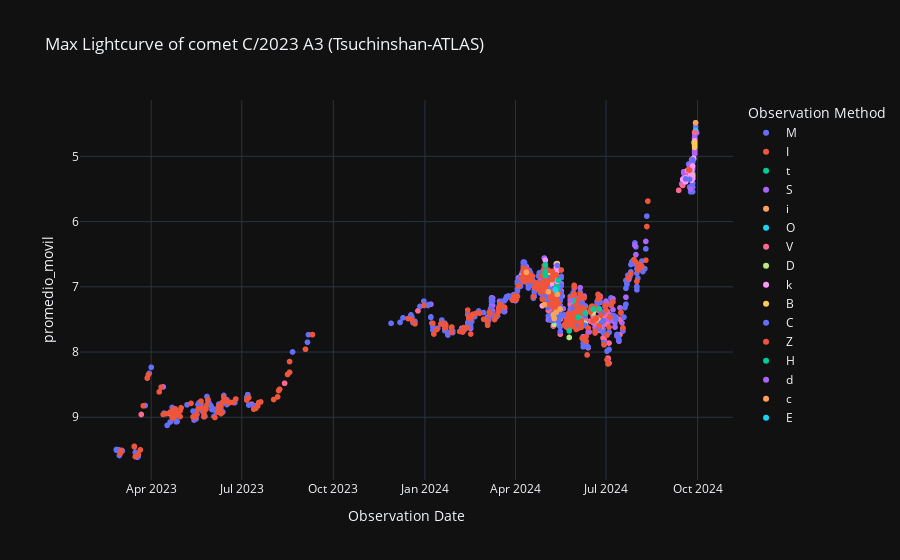

The code cell stored with this chart in its notebook:
### Code cell
# Curva de luz reducida
labels = {'obs_date':'Observation Date','magnitud_reducida':'Max apparent total magnitude reduced', 'obs_method_key' : 'Observation Method'}
fig = px.scatter(curva_de_luz_promediada_df, x='obs_date', y='promedio_movil', color='obs_method_key', template= 'plotly_dark', labels= labels, title=f'Max Lightcurve of comet {nombre_cometa} (Tsuchinshan-ATLAS)')
fig.update_yaxes(autorange="reversed")
fig.show()

### Figure 1 — Plotly figure (JSON) as saved in the notebook; plotly's stock layout.template omitted (floating-point values rounded to 4 significant figures; data arrays with more than 128 entries replaced by an {"elided": "..."} marker saying what was removed)
{"data": [{"hovertemplate": "Observation Method=M<br>Observation Date=%{x}<br>promedio_movil=%{y}<extra></extra>", "legendgroup": "M", "marker": {"color": "#636efa", "symbol": "circle"}, "mode": "markers", "name": "M", "showlegend": true, "type": "scattergl", "x": {"elided": "225 str values"}, "xaxis": "x", "y": {"elided": "225 float values"}, "yaxis": "y"}, {"hovertemplate": "Observation Method=I<br>Observation Date=%{x}<br>promedio_movil=%{y}<extra></extra>", "legendgroup": "I", "marker": {"color": "#EF553B", "symbol": "circle"}, "mode": "markers", "name": "I", "showlegend": true, "type": "scattergl", "x": ["2024-09-30T00:00:00", "2024-09-30T00:00:00", "2024-09-29T00:00:00", "2024-09-29T00:00:00", "2024-09-28T00:00:00", "2024-09-28T00:00:00", "2024-09-28T00:00:00", "2024-09-28T00:00:00", "2024-09-28T00:00:00", "2024-09-25T00:00:00", "2024-09-25T00:00:00", "2024-09-25T00:00:00", "2024-09-23T00:00:00", "2024-09-23T00:00:00", "2024-09-22T00:00:00", "2024-09-21T00:00:00"], "xaxis": "x", "y": [null, null, 4.627, 4.602, 4.717, 4.904, 4.932, 4.847, 4.932, 5.052, 5.194, 5.266, 5.159, 5.354, 5.213, 5.235], "yaxis": "y"}, {"hovertemplate": "Observation Method=t<br>Observation Date=%{x}<br>promedio_movil=%{y}<extra></extra>", "legendgroup": "t", "marker": {"color": "#00cc96", "symbol": "circle"}, "mode": "markers", "name": "t", "showlegend": true, "type": "scattergl", "x": ["2024-09-30T00:00:00"], "xaxis": "x", "y": [null], "yaxis": "y"}, {"hovertemplate": "Observation Method=S<br>Observation Date=%{x}<br>promedio_movil=%{y}<extra></extra>", "legendgroup": "S", "marker": {"color": "#ab63fa", "symbol": "circle"}, "mode": "markers", "name": "S", "showlegend": true, "type": "scattergl", "x": {"elided": "211 str values"}, "xaxis": "x", "y": {"elided": "211 float values"}, "yaxis": "y"}, {"hovertemplate": "Observation Method=i<br>Observation Date=%{x}<br>promedio_movil=%{y}<extra></extra>", "legendgroup": "i", "marker": {"color": "#FFA15A", "symbol": "circle"}, "mode": "markers", "name": "i", "showlegend": true, "type": "scattergl", "x": ["2024-09-29T00:00:00"], "xaxis": "x", "y": [4.485], "yaxis": "y"}, {"hovertemplate": "Observation Method=O<br>Observation Date=%{x}<br>promedio_movil=%{y}<extra></extra>", "legendgroup": "O", "marker": {"color": "#19d3f3", "symbol": "circle"}, "mode": "markers", "name": "O", "showlegend": true, "type": "scattergl", "x": ["2024-09-29T00:00:00"], "xaxis": "x", "y": [4.602], "yaxis": "y"}, {"hovertemplate": "Observation Method=V<br>Observation Date=%{x}<br>promedio_movil=%{y}<extra></extra>", "legendgroup": "V", "marker": {"color": "#FF6692", "symbol": "circle"}, "mode": "markers", "name": "V", "showlegend": true, "type": "scattergl", "x": ["2024-09-28T00:00:00", "2024-09-27T00:00:00", "2024-09-26T00:00:00", "2024-09-26T00:00:00", "2024-09-25T00:00:00", "2024-09-25T00:00:00", "2024-09-25T00:00:00", "2024-09-24T00:00:00", "2024-09-21T00:00:00", "2024-09-19T00:00:00", "2024-09-19T00:00:00", "2024-09-16T00:00:00", "2024-09-12T00:00:00", "2024-08-05T00:00:00", "2024-07-16T00:00:00", "2024-07-15T00:00:00", "2024-07-15T00:00:00", "2024-07-13T00:00:00", "2024-07-04T00:00:00", "2024-07-04T00:00:00", "2024-07-03T00:00:00", "2024-07-02T00:00:00", "2024-07-02T00:00:00", "2024-06-30T00:00:00", "2024-06-30T00:00:00", "2024-06-29T00:00:00", "2024-06-28T00:00:00", "2024-06-26T00:00:00", "2024-06-25T00:00:00", "2024-06-24T00:00:00", "2024-06-24T00:00:00", "2024-06-23T00:00:00", "2024-06-20T00:00:00", "2024-06-19T00:00:00", "2024-06-18T00:00:00", "2024-06-15T00:00:00", "2024-06-13T00:00:00", "2024-06-10T00:00:00", "2024-06-09T00:00:00", "2024-06-07T00:00:00", "2024-06-05T00:00:00", "2024-06-03T00:00:00", "2024-05-31T00:00:00", "2024-05-29T00:00:00", "2024-05-26T00:00:00", "2024-05-25T00:00:00", "2024-05-24T00:00:00", "2024-05-17T00:00:00", "2024-05-16T00:00:00", "2024-05-16T00:00:00", "2024-05-15T00:00:00", "2024-05-14T00:00:00", "2024-05-14T00:00:00", "2024-05-13T00:00:00", "2024-05-12T00:00:00", "2024-05-11T00:00:00", "2024-05-10T00:00:00", "2024-05-10T00:00:00", "2024-05-09T00:00:00", "2024-05-07T00:00:00", "2024-05-06T00:00:00", "2024-05-05T00:00:00", "2024-05-04T00:00:00", "2024-05-03T00:00:00", "2024-05-03T00:00:00", "2024-05-02T00:00:00", "2024-05-01T00:00:00", "2024-04-29T00:00:00", "2024-04-27T00:00:00", "2024-04-21T00:00:00", "2024-04-20T00:00:00", "2024-04-17T00:00:00", "2024-04-16T00:00:00", "2024-04-15T00:00:00", "2024-04-15T00:00:00", "2024-04-14T00:00:00", "2024-04-13T00:00:00", "2024-04-13T00:00:00", "2024-04-09T00:00:00", "2024-02-07T00:00:00", "2023-12-25T00:00:00", "2023-08-13T00:00:00", "2023-07-11T00:00:00", "2023-07-07T00:00:00", "2023-06-13T00:00:00", "2023-05-16T00:00:00", "2023-04-24T00:00:00", "2023-04-20T00:00:00", "2023-03-22T00:00:00"], "xaxis": "x", "y": [4.632, 5.043, 5.33, 5.315, 5.229, 5.366, 5.323, 5.351, 5.239, 5.329, 5.381, 5.447, 5.522, 6.694, 7.401, 7.499, 7.733, 7.761, 7.863, 8.173, 8.093, 7.577, 7.374, 7.441, 7.854, 7.81, 7.784, 7.646, 7.238, 7.668, 7.582, 7.357, 7.56, 7.526, 7.444, 7.526, 7.933, 7.49, 7.783, 7.468, 7.425, 7.44, 7.345, 7.198, 7.26, 7.534, 7.596, 7.067, 7.497, 7.726, 7.156, 6.973, 7.301, 6.687, 6.888, 7.174, 7.145, 7.431, 7.602, 7.085, 7.325, 7.059, 7.362, 7.072, 7.187, 7.11, 6.721, 6.925, 6.812, 6.993, 7.056, 6.95, 6.793, 6.867, 6.77, 6.962, 6.907, 6.918, 6.765, 7.637, 7.368, 8.479, 8.8, 8.653, 8.778, 9.024, 8.936, 8.947, 8.957], "yaxis": "y"}, {"hovertemplate": "Observation Method=D<br>Observation Date=%{x}<br>promedio_movil=%{y}<extra></extra>", "legendgroup": "D", "marker": {"color": "#B6E880", "symbol": "circle"}, "mode": "markers", "name": "D", "showlegend": true, "type": "scattergl", "x": ["2024-09-28T00:00:00", "2024-09-27T00:00:00", "2024-09-26T00:00:00", "2024-09-26T00:00:00", "2024-09-25T00:00:00", "2024-09-25T00:00:00", "2024-09-25T00:00:00", "2024-09-24T00:00:00", "2024-06-24T00:00:00", "2024-06-18T00:00:00", "2024-06-10T00:00:00", "2024-06-03T00:00:00", "2024-05-29T00:00:00", "2024-05-25T00:00:00", "2024-05-14T00:00:00", "2024-05-13T00:00:00", "2024-05-10T00:00:00", "2024-05-09T00:00:00"], "xaxis": "x", "y": [4.803, 5.03, 5.291, 5.303, 5.203, 5.366, 5.366, 5.328, 7.511, 7.399, 7.561, 7.582, 7.298, 7.777, 7.115, 7.22, 7.573, 7.488], "yaxis": "y"}, {"hovertemplate": "Observation Method=k<br>Observation Date=%{x}<br>promedio_movil=%{y}<extra></extra>", "legendgroup": "k", "marker": {"color": "#FF97FF", "symbol": "circle"}, "mode": "markers", "name": "k", "showlegend": true, "type": "scattergl", "x": ["2024-09-28T00:00:00", "2024-09-27T00:00:00", "2024-09-26T00:00:00", "2024-09-26T00:00:00", "2024-09-25T00:00:00", "2024-09-25T00:00:00", "2024-09-25T00:00:00", "2024-09-24T00:00:00", "2024-09-21T00:00:00", "2024-09-19T00:00:00", "2024-09-19T00:00:00", "2024-09-16T00:00:00", "2024-06-26T00:00:00", "2024-06-11T00:00:00", "2024-06-10T00:00:00", "2024-05-31T00:00:00", "2024-05-13T00:00:00", "2024-05-13T00:00:00", "2024-05-13T00:00:00", "2024-05-12T00:00:00", "2024-05-12T00:00:00", "2024-05-12T00:00:00", "2024-05-12T00:00:00", "2024-05-07T00:00:00", "2024-05-03T00:00:00", "2024-05-02T00:00:00", "2024-05-01T00:00:00", "2024-05-01T00:00:00", "2024-04-28T00:00:00", "2024-04-15T00:00:00"], "xaxis": "x", "y": [4.761, 5.028, 5.149, 5.343, 5.197, 5.366, 5.294, 5.282, 5.213, 5.391, 5.329, 5.354, 7.563, 7.893, 7.391, 7.189, 7.265, 6.916, 6.758, 7.055, 7.067, 6.647, 6.703, 6.956, 6.928, 7.05, 6.592, 6.664, 7.291, 6.77], "yaxis": "y"}, {"hovertemplate": "Observation Method=B<br>Observation Date=%{x}<br>promedio_movil=%{y}<extra></extra>", "legendgroup": "B", "marker": {"color": "#FECB52", "symbol": "circle"}, "mode": "markers", "name": "B", "showlegend": true, "type": "scattergl", "x": ["2024-09-28T00:00:00", "2024-09-28T00:00:00", "2024-09-28T00:00:00", "2024-06-26T00:00:00", "2024-06-10T00:00:00", "2024-06-01T00:00:00", "2024-05-29T00:00:00", "2024-05-29T00:00:00", "2024-05-13T00:00:00", "2024-05-11T00:00:00", "2024-05-07T00:00:00", "2024-05-06T00:00:00", "2024-05-04T00:00:00", "2024-05-03T00:00:00", "2024-05-01T00:00:00", "2024-04-30T00:00:00", "2024-04-30T00:00:00", "2024-04-29T00:00:00", "2024-04-29T00:00:00", "2024-04-28T00:00:00", "2024-04-09T00:00:00", "2024-04-08T00:00:00"], "xaxis": "x", "y": [4.832, 4.861, 4.789, 7.462, 7.395, 7.512, 7.512, 7.412, 6.644, 7.231, 6.913, 7.306, 6.827, 6.946, 6.792, 6.93, 6.791, 6.939, 6.825, 7.177, 6.722, 6.814], "yaxis": "y"}, {"hovertemplate": "Observation Method=C<br>Observation Date=%{x}<br>promedio_movil=%{y}<extra></extra>", "legendgroup": "C", "marker": {"color": "#636efa", "symbol": "circle"}, "mode": "markers", "name": "C", "showlegend": true, "type": "scattergl", "x": {"elided": "345 str values"}, "xaxis": "x", "y": {"elided": "345 float values"}, "yaxis": "y"}, {"hovertemplate": "Observation Method=Z<br>Observation Date=%{x}<br>promedio_movil=%{y}<extra></extra>", "legendgroup": "Z", "marker": {"color": "#EF553B", "symbol": "circle"}, "mode": "markers", "name": "Z", "showlegend": true, "type": "scattergl", "x": {"elided": "294 str values"}, "xaxis": "x", "y": {"elided": "294 float values"}, "yaxis": "y"}, {"hovertemplate": "Observation Method=H<br>Observation Date=%{x}<br>promedio_movil=%{y}<extra></extra>", "legendgroup": "H", "marker": {"color": "#00cc96", "symbol": "circle"}, "mode": "markers", "name": "H", "showlegend": true, "type": "scattergl", "x": ["2024-06-24T00:00:00", "2024-06-18T00:00:00", "2024-06-10T00:00:00", "2024-06-03T00:00:00", "2024-05-29T00:00:00", "2024-05-25T00:00:00", "2024-05-14T00:00:00", "2024-05-13T00:00:00", "2024-05-13T00:00:00", "2024-05-12T00:00:00", "2024-05-12T00:00:00", "2024-05-10T00:00:00", "2024-05-09T00:00:00", "2024-05-01T00:00:00", "2024-05-01T00:00:00", "2024-05-01T00:00:00", "2024-05-01T00:00:00"], "xaxis": "x", "y": [7.339, 7.343, 7.404, 7.466, 7.212, 7.677, 6.901, 7.016, 7.001, 7.065, 7.006, 7.459, 7.445, 6.827, 6.795, 6.764, 6.664], "yaxis": "y"}, {"hovertemplate": "Observation Method=d<br>Observation Date=%{x}<br>promedio_movil=%{y}<extra></extra>", "legendgroup": "d", "marker": {"color": "#ab63fa", "symbol": "circle"}, "mode": "markers", "name": "d", "showlegend": true, "type": "scattergl", "x": ["2024-06-05T00:00:00", "2024-05-26T00:00:00"], "xaxis": "x", "y": [7.014, 7.207], "yaxis": "y"}, {"hovertemplate": "Observation Method=c<br>Observation Date=%{x}<br>promedio_movil=%{y}<extra></extra>", "legendgroup": "c", "marker": {"color": "#FFA15A", "symbol": "circle"}, "mode": "markers", "name": "c", "showlegend": true, "type": "scattergl", "x": ["2024-05-16T00:00:00", "2024-05-13T00:00:00", "2024-05-12T00:00:00", "2024-05-10T00:00:00", "2024-05-09T00:00:00", "2024-05-04T00:00:00", "2024-04-30T00:00:00", "2024-04-12T00:00:00"], "xaxis": "x", "y": [7.34, 7.116, 7.388, 7.488, 7.43, 7.076, 7.274, 6.777], "yaxis": "y"}, {"hovertemplate": "Observation Method=E<br>Observation Date=%{x}<br>promedio_movil=%{y}<extra></extra>", "legendgroup": "E", "marker": {"color": "#19d3f3", "symbol": "circle"}, "mode": "markers", "name": "E", "showlegend": true, "type": "scattergl", "x": ["2024-05-11T00:00:00"], "xaxis": "x", "y": [7.046], "yaxis": "y"}], "layout": {"legend": {"title": {"text": "Observation Method"}, "tracegroupgap": 0}, "title": {"text": "Max Lightcurve of comet C/2023 A3 (Tsuchinshan-ATLAS)"}, "xaxis": {"anchor": "y", "domain": [0, 1], "title": {"text": "Observation Date"}}, "yaxis": {"anchor": "x", "autorange": "reversed", "domain": [0, 1], "title": {"text": "promedio_movil"}}}}
